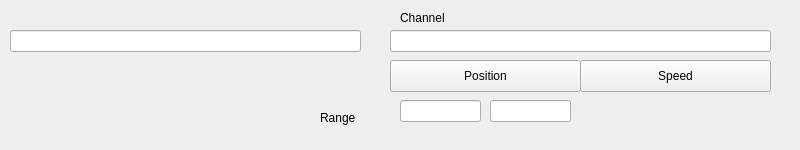
<?xml version="1.0" encoding="UTF-8"?>
<ui version="4.0">
 <class>OutputEditor</class>
 <widget class="QWidget" name="OutputEditor">
  <property name="geometry">
   <rect>
    <x>0</x>
    <y>0</y>
    <width>800</width>
    <height>150</height>
   </rect>
  </property>
  <property name="windowTitle">
   <string>Form</string>
  </property>
  <widget class="QLineEdit" name="outputName">
   <property name="geometry">
    <rect>
     <x>10</x>
     <y>30</y>
     <width>351</width>
     <height>22</height>
    </rect>
   </property>
  </widget>
  <widget class="QLineEdit" name="channelName">
   <property name="geometry">
    <rect>
     <x>390</x>
     <y>30</y>
     <width>381</width>
     <height>22</height>
    </rect>
   </property>
  </widget>
  <widget class="QLabel" name="label">
   <property name="geometry">
    <rect>
     <x>400</x>
     <y>10</y>
     <width>62</width>
     <height>16</height>
    </rect>
   </property>
   <property name="text">
    <string>Channel</string>
   </property>
  </widget>
  <widget class="QPushButton" name="positionButton">
   <property name="geometry">
    <rect>
     <x>390</x>
     <y>60</y>
     <width>191</width>
     <height>32</height>
    </rect>
   </property>
   <property name="text">
    <string>Position</string>
   </property>
  </widget>
  <widget class="QPushButton" name="speedButton">
   <property name="geometry">
    <rect>
     <x>580</x>
     <y>60</y>
     <width>191</width>
     <height>32</height>
    </rect>
   </property>
   <property name="text">
    <string>Speed</string>
   </property>
  </widget>
  <widget class="QLineEdit" name="rangeMin">
   <property name="geometry">
    <rect>
     <x>400</x>
     <y>100</y>
     <width>81</width>
     <height>22</height>
    </rect>
   </property>
  </widget>
  <widget class="QLineEdit" name="rangeMax">
   <property name="geometry">
    <rect>
     <x>490</x>
     <y>100</y>
     <width>81</width>
     <height>22</height>
    </rect>
   </property>
  </widget>
  <widget class="QLabel" name="label_2">
   <property name="geometry">
    <rect>
     <x>320</x>
     <y>110</y>
     <width>62</width>
     <height>16</height>
    </rect>
   </property>
   <property name="text">
    <string>Range</string>
   </property>
  </widget>
 </widget>
 <resources/>
 <connections/>
</ui>
